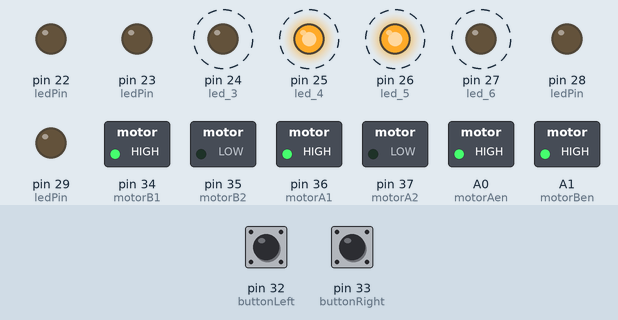
The sketch below on a simulated Arduino Mega 2560, built with avr-gcc and run on an emulated ATmega2560. Parts: switched loads named in the sketch (green lamp = pin HIGH), output pins drawn as LEDs (lit = HIGH). Dashed ring = blinking. The test bench sets the inputs (shaded band); at power-on: pin 32 (buttonLeft) HIGH, pin 33 (buttonRight) HIGH.

Above: at 0.8 s.
0.9 s: pin 32 (buttonLeft) pulled LOW for 0.15 s
At 0.97 s:
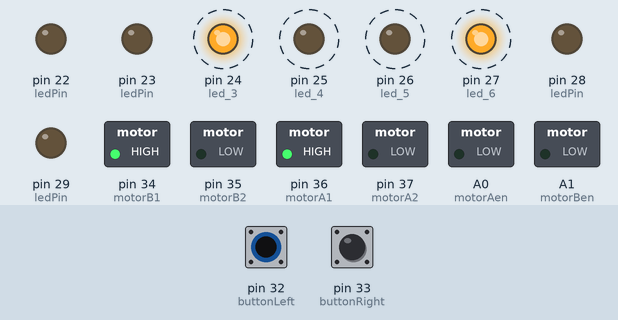
3.9 s: pin 32 (buttonLeft) pulled LOW for 1 s
At 5.26 s:
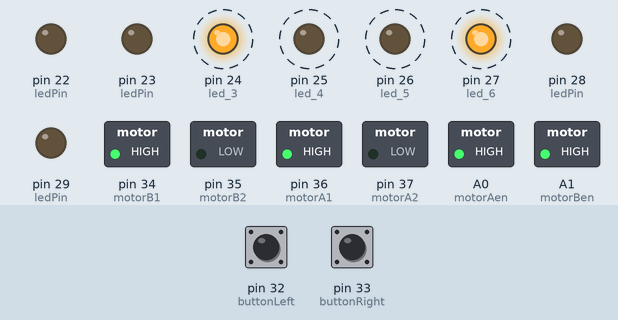
6.9 s: pin 32 (buttonLeft) pulled LOW for 3.2 s
At 7.36 s:
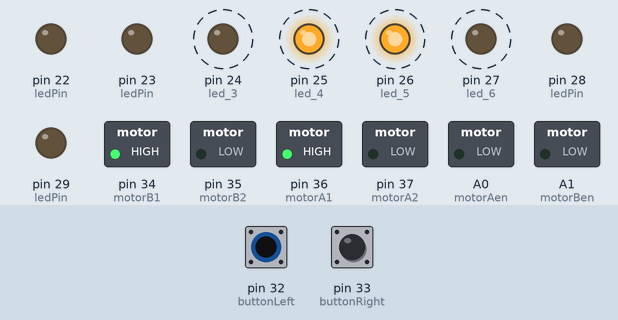
Timing chart, 0 to 17.6 s (numbered marks = the images above; inputs shaded):
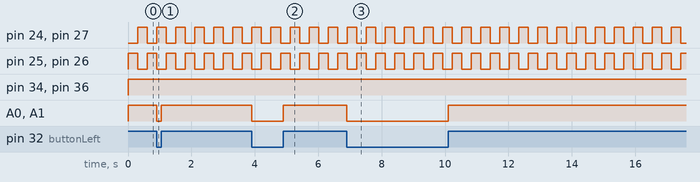

The sketch:

LabTestArduino2.ino
```cpp
/*
 Name:		LabTestArduino2.ino
 Created:	10/26/2017 12:26:36 AM
 Author:	hazimgharib
*/

#include <Arduino_FreeRTOS.h>
#include <semphr.h>

#define STACK_SIZE 100
#define arraySize(x) ((sizeof(x)) / (sizeof(x[0])))

#define led_1 22
#define led_2 23
#define led_3 24
#define led_4 25
#define led_5 26
#define led_6 27
#define led_7 28
#define led_8 29

#define motorA1 36
#define motorA2 37
#define motorAen A0
#define motorB1 34
#define motorB2 35
#define motorBen A1

#define buttonLeft 32
#define buttonRight 33

int ledPin[] = {

	led_1,
	led_2,
	led_3,
	led_4,
	led_5,
	led_6,
	led_7,
	led_8,
};

uint8_t motorPin[] = {

	motorA1,
	motorA2,
	motorAen,
	motorB1,
	motorB2,
	motorBen,
};

uint8_t buttonPin[] = {

	buttonLeft,
	buttonRight,
};

void LED(void *pvParameters);
void MOTORS(void *pvParameters);
void LimitSwitchMonitoring(void *pvParameters);
void LimitSwitch(void *pvParameters);

SemaphoreHandle_t BS;

void setup() {

	for (uint8_t i = 0; i < arraySize(ledPin); i++) {

		pinMode(ledPin[i], OUTPUT);
		digitalWrite(ledPin[i], LOW);
	}
	for (uint8_t i = 0; i < arraySize(motorPin); i++) {

		pinMode(motorPin[i], OUTPUT);
	}
	for (uint8_t i = 0; i < arraySize(buttonPin); i++) {

		pinMode(buttonPin[i], INPUT_PULLUP);
	}

	digitalWrite(motorAen, LOW);
	digitalWrite(motorBen, LOW);

	xTaskCreate(LED, NULL, STACK_SIZE, NULL, 1, NULL);
	xTaskCreate(MOTORS, NULL, STACK_SIZE, NULL, 1, NULL);
	xTaskCreate(LimitSwitchMonitoring, NULL, STACK_SIZE, NULL, 1, NULL);
	xTaskCreate(LimitSwitch, NULL, STACK_SIZE, NULL, 2, NULL);

	vSemaphoreCreateBinary(BS);

	vTaskStartScheduler();


}

void loop() {}

void LED(void *pvParameters) {

	for (;;) {

		digitalWrite(led_3, LOW);
		digitalWrite(led_4, HIGH);
		digitalWrite(led_5, HIGH);
		digitalWrite(led_6, LOW);
		vTaskDelay(20);
		digitalWrite(led_4, LOW);
		digitalWrite(led_3, HIGH);
		digitalWrite(led_6, HIGH);
		digitalWrite(led_5, LOW);
		vTaskDelay(20);
		taskYIELD();
	}
}

void MOTORS(void *pvParameters) {

	for (;;) {

		bool buttonLeftState = digitalRead(buttonLeft);
		bool buttonRightState = digitalRead(buttonRight);

		if (buttonLeftState) {

			digitalWrite(motorAen, HIGH);
			digitalWrite(motorBen, HIGH);

			digitalWrite(motorA1, HIGH);
			digitalWrite(motorA2, LOW);
			digitalWrite(motorB1, HIGH);
			digitalWrite(motorB2, LOW);
		}
		else {

			digitalWrite(motorAen, LOW);
			digitalWrite(motorBen, LOW);
		}

		taskYIELD();
	}
}

void LimitSwitchMonitoring(void *pvParameters) {

	for (;;) {

		taskYIELD();
	}
}

void LimitSwitch(void *pvParameters) {

	for (;;) {

		taskYIELD();
	}
}
```

Measured:
- after the input at 0.9 s, A0 (motorAen), A1 (motorBen): HIGH → LOW at once, → HIGH 0.15 s later
- after the input at 3.9 s, A0 (motorAen), A1 (motorBen): HIGH → LOW at once, → HIGH 1.0 s later
- after the input at 6.9 s, A0 (motorAen), A1 (motorBen): HIGH → LOW at once, → HIGH 3.2 s later
- by itself, pin 24 (led_3), pin 25 (led_4), pin 26 (led_5), pin 27 (led_6): alternates HIGH for 0.30 s and LOW for 0.30 s
